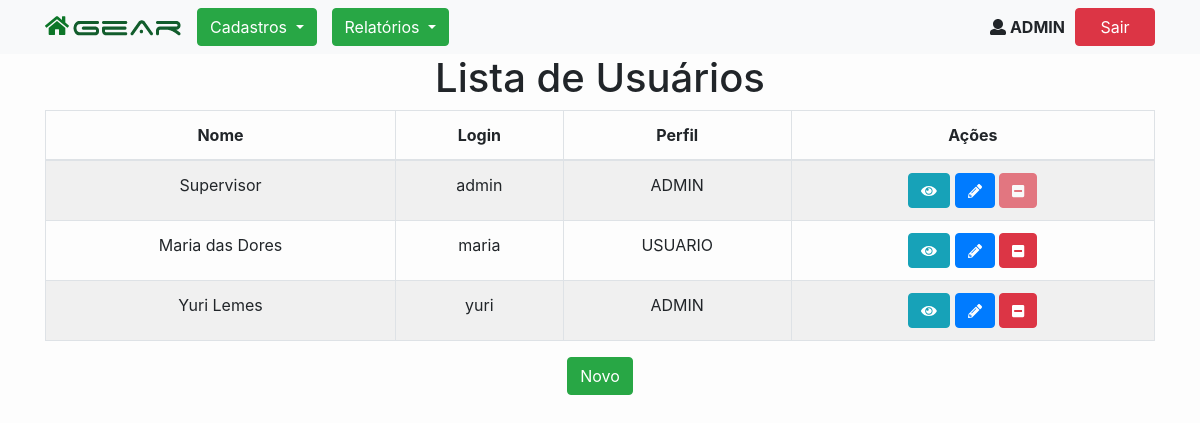
Page /usuario-lista (signed in) on the earlier database version.
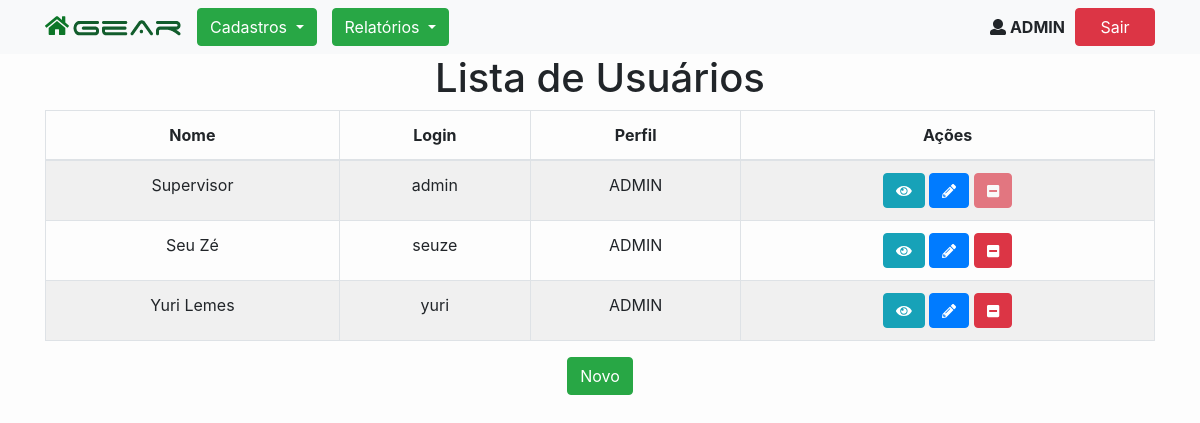
Same page on the later database version.
### tables this page shows
CREATE TABLE `tb_usuario` (
  `id` int(11) NOT NULL AUTO_INCREMENT,
  `nome` varchar(60) NOT NULL,
  `login` varchar(10) NOT NULL,
  `senha` varchar(5) DEFAULT NULL,
  `perfil` enum('ADMIN','USUARIO') NOT NULL,
  `ativo` tinyint(4) NOT NULL,
  `cnpj_empresa` varchar(14) NOT NULL,
  PRIMARY KEY (`id`)
);

### UsuarioBO.php (called while the page is built, shortened)
<?php
require_once'Usuario.php';
class UsuarioBO {
    static function findAllActive(){
        $cnpj = $_SESSION['login']['cnpj_empresa'];
        $sql = "SELECT * FROM tb_usuario WHERE cnpj_empresa = :cnpj_empresa AND ativo = true ORDER BY login";
        $DB = db_connect();
        $stmt = $DB->prepare($sql);
        $stmt->bindParam(':cnpj_empresa', $cnpj);
        $stmt->execute();
        return $stmt->fetchAll(PDO::FETCH_CLASS, 'Usuario');
    }
}

### Usuario.php (called while the page is built, shortened)
<?php
class Usuario {
    private $id;
    private $nome;
    private $login;
    private $perfil;
    public function getId()
    {
        return $this->id;
    }
    public function getNome()
    {
        return $this->nome;
    }
    public function getLogin()
    {
        return $this->login;
    }
    public function getPerfil()
    {
        return $this->perfil;
    }
}

### helpers.php (called while the page is built, shortened)
<?php
function estaLogado()
{
    return true;
}
function adminLogado(){
    if($_SESSION['login']['admin'] == true){
        return true;
    }
    return false;
}

### usuario-lista.php (the view, shortened to what this page needs)
<?php
    include('header.php');
    require_once('UsuarioBO.php');
    $usuarios = UsuarioBO::findAllActive();
?>
<div class="container">
    <h1>Lista de Usuários</h1>
  <table class="table-fixed table table-striped table-bordered">
            <thead>
                <tr>
                    <th>Nome</th>
                    <th>Login</th>
                    <th>Perfil</th>
                    <th>Ações</th>
                </tr>
            </thead>
            <tbody>
                <?php foreach ($usuarios as $usuario):?>
                    <tr>
                        <td><?=$usuario->getNome()?></td>
                        <td><?=$usuario->getLogin()?></td>
                        <td><?=$usuario->getPerfil()?></td>
                        <td>
                            <form action="#" method="post">
                                <button class="tooltip btn btn-info" type="submit" formaction="usuario-form-visualizacao.php?id=<?=$usuario->getId()?>">
                                    <i class="fas fa-eye"></i>
                                </button>
                                <button  class="tooltip btn btn-primary
                                    <?php
                                        if(!adminLogado() && $_SESSION['login']['usuario'] != $usuario->getLogin()):
                                            echo "disabled" ?>" <?php echo "disabled";
                                        endif;?> type="submit" formaction="usuario-form-alteracao.php?id=<?=$usuario->getId()?>">
                                    <i class="fas fa-pencil-alt"></i>
                                </button>
                                <button class="tooltip btn btn-danger
                                    <?php
                                        if(adminLogado() && $_SESSION['login']['usuario'] == $usuario->getLogin()):
                                            echo "disabled" ?>" <?php echo "disabled";
                                        elseif (!adminLogado()):
                                            echo "disabled" ?>" <?php echo "disabled";
                                        endif;?>
                                        type="submit"
                                        onclick="return confirm('Confirma a suspensão deste usuário?')"
                                        formaction="usuario-acao-suspender.php?id=<?=$usuario->getId()?>">
                                    <i class="fas fa-minus-square"></i>
                                </button>
                            </form>
                        </td>
                    </tr>
                <?php endforeach;?>
                 </tbody>
        </table>
    </div>
<div class="container">
    <input type="button"  value="Novo" onclick="window.location.href='usuario-form-cadastro.php';" class="btn btn-success
    <?php
        if(!adminLogado()):
            echo"disabled";?> " <?php echo"disabled";
        else:
            ?> "
        <?php endif;?> />
</div>
<?php include('footer.php')?>

### header.php (shortened to what this page needs)
<?php
require_once('helpers.php');
?>
<!DOCTYPE html>
<html>
<head>
    <link rel="stylesheet" type="text/css" href="css/fa-svg-with-js.css"/>
    <link rel="stylesheet" type="text/css" href="css/bootstrap.min.css"/>
    <link rel="stylesheet" type="text/css" href="css/style.css"/>
</head>
<body>
    <div class="navbar navbar-expand-lg navbar-light bg-light">
        <div class="container">
            <div class="navbar-header" >
                <a href="home.php"><i style="color: #0D7628; margin-right: 3px;" class="fas fa-home fa-lg"></i><img src="img/logo_small.png" alt="logo sistema gear"/></a>
            </div>
            <div class="collapse navbar-collapse">
                <ul class="navbar-nav mr-auto">
                    <li class="nav-item active">
                        <div class="dropdown">
                            <button class="btn btn-success btn-home dropdown-toggle" type="button" data-toggle="dropdown" id="dropdownCadastro" aria-haspopup="true" aria-expanded="false">
                                Cadastros
                            </button>
                        </div>
                    </li>
                    <li class="nav-item active">
                        <div class="dropdown">
                            <button class="btn btn-success btn-home dropdown-toggle" type="button" data-toggle="dropdown" id="dropdownCadastro" aria-haspopup="true" aria-expanded="false">
                                Relatórios
                            </button>
                        </div>
                    </li>
                </ul>
                <div><i class="fas fa-user"></i><b> <?php echo strtoupper($_SESSION['login']['usuario']) ?></b></div>
                <form action="logout.php" method="post">
                    <button style="margin-left: 10px;"class="btn btn-danger btn-sair">Sair</button>
                </form>
            </div>
        </div>
    </div>

### footer.php
</body>
</html>

### css/fa-svg-with-js.css (style rules this page uses)
svg:not(:root).svg-inline--fa { overflow: visible; }
.svg-inline--fa { display: inline-block; font-size: inherit; height: 1em; overflow: visible; vertical-align: -.125em; }
.svg-inline--fa.fa-lg { vertical-align: -.225em; }
.svg-inline--fa.fa-w-14 { width: 0.875em; }
.svg-inline--fa.fa-w-16 { width: 1em; }
.svg-inline--fa.fa-w-18 { width: 1.125em; }
.fa-lg { font-size: 1.33333em; line-height: 0.75em; vertical-align: -.0667em; }

### css/style.css (style rules this page uses)
body { text-align: center; background-color: #fdfdfd; }
.btn-sair { width: 80px; }
.btn-home { margin-left: 15px; }
.disabled { cursor: default; }
.tooltip { position: relative; display: inline-block; opacity: 1; }

Differences in the rows shown:
no longer on this page (row edited): tb_usuario: nome "Maria das Dores", login "maria", perfil "USUARIO"
added tb_usuario: nome "Seu Zé", login "seuze", perfil "ADMIN"
